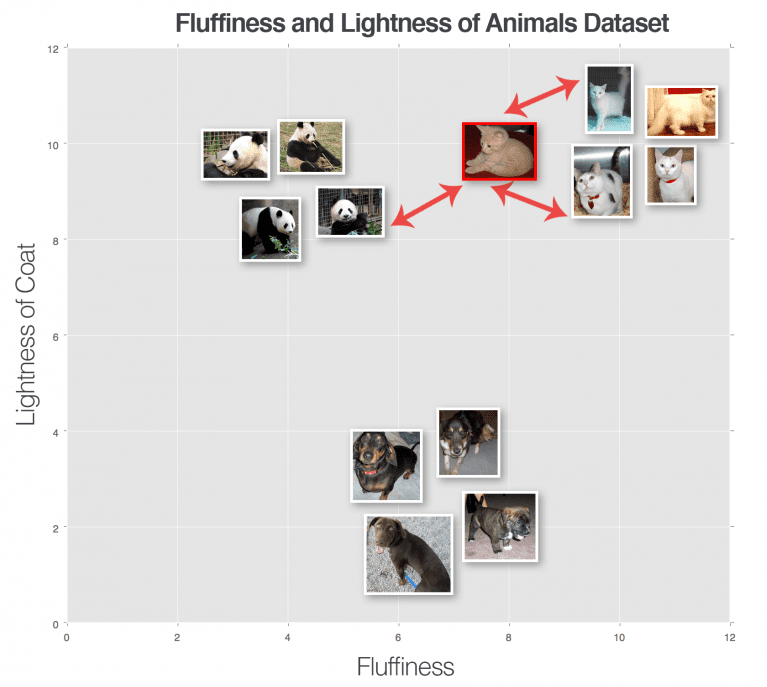
#> input picture media/knn_example.png, 767 x 687 px
$ python k-NN_main.py --data_dir ../media
#> lines starting #> are read from the running program, lines starting #| are printed output that depends on the picture
### scripts/fundamentals/datasets/datasetloader.py
# Class to handle loading and preprocessing of image pipeline

# Import required packages
import cv2
import argparse
import os

import numpy as np


class ImDatasetLoader:
	# Initialize pipeline
	def __init__(self, preprocessors=[]):
		# Store preprocessors (if any)
		if len(preprocessors) == 0:
			# Set to None
			self.preprocessors = None
		else:
			# set to input
			self.preprocessors = preprocessors

	# Load images from paths and add preprocess step
	def load(self, image_paths, verbose = -1):
		# Create list(s) for image data and labels
#> called with verbose = 100
		data = []
		labels = []

		# Loop over all image paths
		for (i, image_path) in enumerate(image_paths):
			# Load image and extract label
			# Assume that path is formatted as:
			# /path/to/dataset/{class}/{image}.jpg
			image = cv2.imread(image_path)
#> image is the input picture: shape (687, 767, 3); mean B, G, R 221.4, 222.1, 223.9
			label = image_path.split(os.path.sep)[-2]

			# Check to see if any preprocessing step, if so, apply
			if self.preprocessors is not None:
				# Perform all preprocessing steps could be more than 1)
				for preproc in self.preprocessors:
					image = preproc.preprocess(image)
#> this loop made 1 pass
#> pass 1, in load, `image = preproc.preprocess(image)`:
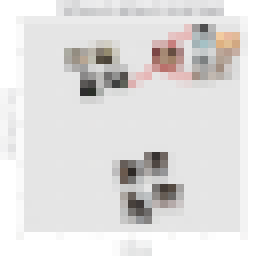
#> image: shape (32, 32, 3) (shown 8 times larger); mean B, G, R 221.5, 222.3, 224

			# Append to overall data and label lists
			data.append(image)
			labels.append(label)

			# Show progress update every nth image (if desired)
			if i > 0  and (i+1) % verbose == 0 and verbose > 0:
				print('----- Processed {} out of {} images.'.format(i+1, len(image_paths)))

		# Convert to numpy arrays
		data_np = np.array(data)
		labels_np = np.array(labels)

		# Return tuple
		return (data_np, labels_np)

### scripts/fundamentals/preprocessing/preprocessor.py
# Class to provide prepressing pipeline

# Import required packages
import cv2

# Class
class ImPreprocessor:
	# Initialize (width and height to re-size)
	def __init__(self, width, height, inter=cv2.INTER_AREA):
		# Store width and height to re-size images to
		# Optionally define interpolation method
		self.width = width
		self.height = height
		self.inter = inter

	# Preprocessing funct
	def preprocess(self, image):
		# Return re-sized image (using cv2)
		return cv2.resize(image, (self.width, self.height), interpolation=self.inter)

### scripts/k-NN_main.py
# USAGE
# python k-NN_main.py --data_dir ../dataset/hot-dog

# Import packages
import argparse
from imutils import paths
from sklearn.metrics import classification_report
from sklearn.model_selection import train_test_split
from sklearn.preprocessing import LabelEncoder
from sklearn.neighbors import KNeighborsClassifier
from fundamentals.preprocessing import ImPreprocessor
from fundamentals.datasets import ImDatasetLoader

# Main function
if __name__ == '__main__':
    # Parse command line arguments
    ap = argparse.ArgumentParser()
    ap.add_argument('-d', '--data_dir', required=True,
                    help='Path to input dataset directory')
    ap.add_argument("-k", "--neighbors", type=int, default=1,
                    help="# of nearest neighbors for classification")
    ap.add_argument("-j", "--jobs", type=int, default=-1,
                    help="# of cores for k-NN distance (-1 uses all available cores)")
    args = vars(ap.parse_args())

    # Go to dataset directory and get a list of all images in dir / sub-dirs
    print('Pulling image paths...')
    image_paths = list(paths.list_images(args['data_dir']))

    # Initialize pre-processor (resize image to w x h)
    im_preproccess = ImPreprocessor(32, 32)
    # Initialze data loader (pass in preprocessing to do)
    data_loader = ImDatasetLoader(preprocessors=[im_preproccess])
    # Load images and grab labels from image paths
    (data, labels) = data_loader.load(image_paths, verbose=100)
    # We have data in a w x h x channels, compress this to a 1D vector of len 3072
    data = data.reshape(data.shape[0], 3072)

    # Display amount of memory that is consumed by images
    print('- Images consuming {:.1f} MB '.format(data.nbytes / (1024 * 1024.0)))
#| - Images consuming 0.0 MB

    # Need to encode the labels as ints and not strings
    label_enc = LabelEncoder()
    labels = label_enc.fit_transform(labels)
#> labels = [0]

    # Need to split the data into (1) Train set, and (2) test set.
    #  We'll do a 80-20 split (80% train, 20% test / evaluation)
    # Where _X is data, _Y is labels
#> (the run stopped early here; a loop or call above may not have finished)
